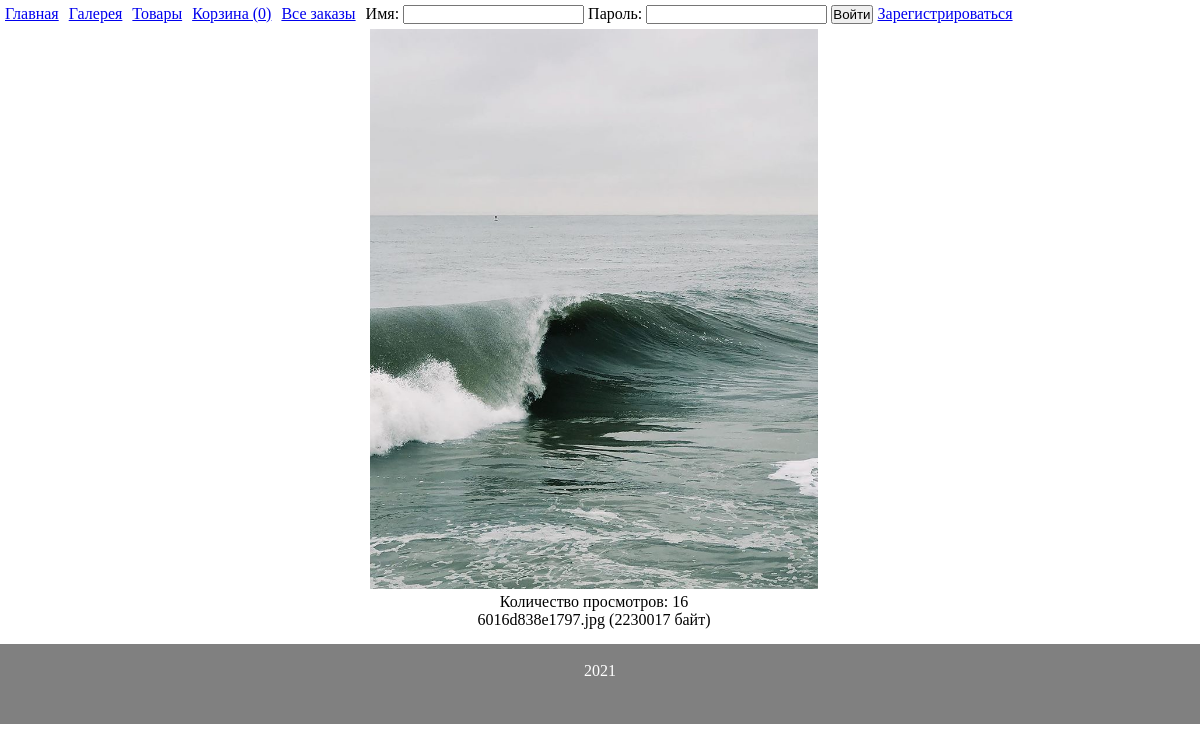
The page /onepic/1 on the database its author committed.
### tables this page shows
CREATE TABLE `gallery` (
  `id` int(11) NOT NULL,
  `image` mediumtext NOT NULL,
  `size` int(11) NOT NULL,
  `countViews` int(11) NOT NULL DEFAULT '0'
);

### engine/db_connections.php (called while the page is built, shortened)
<?php
function getConnect() {
    static $db = null;
    if (is_null($db)) {
        $db = @mysqli_connect(DB_HOST . ':' . DB_PORT, DB_USERNAME, DB_PASSWORD, DB_DATABASE) or die("Ошибка " . mysqli_connect_error());
    }
    return $db;
}
function getDBRequest($request) {
    $res = @mysqli_query(getConnect(), $request) or die(mysqli_error(getConnect()));
    if ($res === true) {
        $row = true;
    } else if (isset($res->num_rows)) {
        $row = mysqli_fetch_all($res, MYSQLI_ASSOC);
    } else {
        $row = false;
    }
    return $row;
}

### models/gallery.php (called while the page is built, shortened)
<?php
function getOnePic(int $id) {
    return getDBRequest("SELECT * FROM gallery WHERE id={$id}")[0];
}

### engine/controller.php (called while the page is built, shortened)
<?php
function prepareVariables($url_array) {
    if ($url_array['main_page'] == "") {
        $params['page'] = 'index';
    } else {
        $params['page'] = $url_array['main_page'];
    }
    $params['countP'] = countInBasket(session_id());
    $params['username'] = hasUser($_SESSION['username'])['username'];
    $params['layout'] = 'app';
    switch ($params['page']) {
        case 'onepic':
            $params['page'] = implode('/', ['galleries', $url_array['main_page']]);
            $id = (int) $url_array['picture_id'];
            $params['pic'] = getOnePic($id);
            break;
    }
    return $params;
}

### templates/galleries/onepic.php (the view)
<div style="width: 99vw; text-align: center;">
    <img src='/img/gallery/<?=$pic['image']?>' class="bigPic">
    <p>Количество просмотров: <?=$pic['countViews']?></p>
    <p><?=$pic['image']?> (<?=$pic['size']?> байт)</p>
</div>

### public/css/main.css (style rules this page uses)
* { margin: 0; padding: 0; }
body { display: -webkit-box; display: -ms-flexbox; display: flex; -webkit-box-orient: vertical; -webkit-box-direction: normal; -ms-flex-direction: column; flex-direction: column; }
.bigPic { height: 70vh; }

### rows shown on the page
gallery: image (picture), countViews "16", image "6016d838e1797.jpg", size "2230017"

### other values the page prints
$key['title'] "Главная"
$key['title'] "Галерея"
$key['title'] "Товары"
$key['title'] "Корзина ( 0 )"
$key['title'] "Все заказы"
